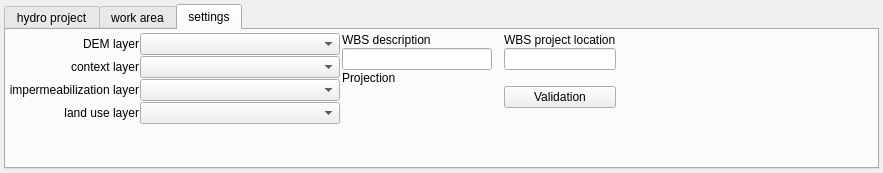
<?xml version="1.0" encoding="UTF-8"?>
<ui version="4.0">
 <class>hwbsDockWidgetBase</class>
 <widget class="QDockWidget" name="hwbsDockWidgetBase">
  <property name="geometry">
   <rect>
    <x>0</x>
    <y>0</y>
    <width>883</width>
    <height>173</height>
   </rect>
  </property>
  <property name="windowTitle">
   <string>hydro wbs</string>
  </property>
  <widget class="QWidget" name="dockWidgetContents">
   <layout class="QVBoxLayout" name="verticalLayout_7">
    <property name="spacing">
     <number>4</number>
    </property>
    <property name="margin">
     <number>4</number>
    </property>
    <item>
     <widget class="QTabWidget" name="tabWidget">
      <property name="currentIndex">
       <number>2</number>
      </property>
      <property name="usesScrollButtons">
       <bool>true</bool>
      </property>
      <property name="documentMode">
       <bool>false</bool>
      </property>
      <property name="movable">
       <bool>false</bool>
      </property>
      <widget class="QWidget" name="tab_wbs">
       <attribute name="title">
        <string>hydro project</string>
       </attribute>
       <layout class="QHBoxLayout" name="horizontalLayout_4">
        <property name="spacing">
         <number>3</number>
        </property>
        <property name="margin">
         <number>3</number>
        </property>
        <item>
         <layout class="QVBoxLayout" name="verticalLayout_6">
          <property name="spacing">
           <number>3</number>
          </property>
          <item>
           <layout class="QHBoxLayout" name="horizontalLayout_2">
            <item>
             <widget class="QPushButton" name="addWorksAreasFromSelectionButton">
              <property name="text">
               <string>add work areas from selection</string>
              </property>
             </widget>
            </item>
            <item>
             <widget class="QPushButton" name="generateReportButton">
              <property name="text">
               <string>generate report</string>
              </property>
             </widget>
            </item>
            <item>
             <spacer name="horizontalSpacer_2">
              <property name="orientation">
               <enum>Qt::Horizontal</enum>
              </property>
              <property name="sizeHint" stdset="0">
               <size>
                <width>40</width>
                <height>20</height>
               </size>
              </property>
             </spacer>
            </item>
           </layout>
          </item>
          <item>
           <widget class="QTableWidget" name="wbsTable"/>
          </item>
         </layout>
        </item>
        <item>
         <layout class="QVBoxLayout" name="verticalLayout_14">
          <item>
           <widget class="QLabel" name="label_13">
            <property name="sizePolicy">
             <sizepolicy hsizetype="Fixed" vsizetype="Fixed">
              <horstretch>0</horstretch>
              <verstretch>0</verstretch>
             </sizepolicy>
            </property>
            <property name="minimumSize">
             <size>
              <width>0</width>
              <height>23</height>
             </size>
            </property>
            <property name="maximumSize">
             <size>
              <width>150</width>
              <height>16777215</height>
             </size>
            </property>
            <property name="text">
             <string>cost indicators</string>
            </property>
           </widget>
          </item>
          <item>
           <widget class="QTableWidget" name="wbsCostsIndicatorsTable">
            <property name="sizePolicy">
             <sizepolicy hsizetype="Fixed" vsizetype="Expanding">
              <horstretch>0</horstretch>
              <verstretch>0</verstretch>
             </sizepolicy>
            </property>
            <property name="maximumSize">
             <size>
              <width>150</width>
              <height>16777215</height>
             </size>
            </property>
            <attribute name="horizontalHeaderVisible">
             <bool>false</bool>
            </attribute>
            <attribute name="verticalHeaderVisible">
             <bool>false</bool>
            </attribute>
            <column>
             <property name="text">
              <string>key</string>
             </property>
            </column>
            <column>
             <property name="text">
              <string>value</string>
             </property>
            </column>
           </widget>
          </item>
         </layout>
        </item>
       </layout>
      </widget>
      <widget class="QWidget" name="tab_work_area">
       <attribute name="title">
        <string>work area</string>
       </attribute>
       <layout class="QVBoxLayout" name="verticalLayout_13">
        <property name="spacing">
         <number>3</number>
        </property>
        <property name="sizeConstraint">
         <enum>QLayout::SetNoConstraint</enum>
        </property>
        <property name="margin">
         <number>3</number>
        </property>
        <item>
         <layout class="QHBoxLayout" name="horizontalLayout_3">
          <property name="spacing">
           <number>2</number>
          </property>
          <property name="sizeConstraint">
           <enum>QLayout::SetNoConstraint</enum>
          </property>
          <item>
           <layout class="QVBoxLayout" name="verticalLayout_8">
            <property name="spacing">
             <number>0</number>
            </property>
            <property name="sizeConstraint">
             <enum>QLayout::SetNoConstraint</enum>
            </property>
            <item>
             <widget class="QLabel" name="label_14">
              <property name="text">
               <string>title</string>
              </property>
             </widget>
            </item>
            <item>
             <widget class="QLineEdit" name="titleEdit">
              <property name="sizePolicy">
               <sizepolicy hsizetype="Fixed" vsizetype="Fixed">
                <horstretch>0</horstretch>
                <verstretch>0</verstretch>
               </sizepolicy>
              </property>
              <property name="minimumSize">
               <size>
                <width>100</width>
                <height>0</height>
               </size>
              </property>
              <property name="maximumSize">
               <size>
                <width>100</width>
                <height>16777215</height>
               </size>
              </property>
             </widget>
            </item>
            <item>
             <widget class="QLabel" name="label_15">
              <property name="text">
               <string>Description</string>
              </property>
             </widget>
            </item>
            <item>
             <widget class="QLineEdit" name="descriptionEdit">
              <property name="sizePolicy">
               <sizepolicy hsizetype="Fixed" vsizetype="Fixed">
                <horstretch>0</horstretch>
                <verstretch>0</verstretch>
               </sizepolicy>
              </property>
              <property name="maximumSize">
               <size>
                <width>100</width>
                <height>16777215</height>
               </size>
              </property>
             </widget>
            </item>
            <item>
             <widget class="QLabel" name="label_8">
              <property name="sizePolicy">
               <sizepolicy hsizetype="Fixed" vsizetype="Preferred">
                <horstretch>0</horstretch>
                <verstretch>0</verstretch>
               </sizepolicy>
              </property>
              <property name="minimumSize">
               <size>
                <width>100</width>
                <height>0</height>
               </size>
              </property>
              <property name="text">
               <string>target elevation</string>
              </property>
             </widget>
            </item>
            <item>
             <widget class="QLineEdit" name="targetElevationEdit">
              <property name="sizePolicy">
               <sizepolicy hsizetype="Fixed" vsizetype="Fixed">
                <horstretch>0</horstretch>
                <verstretch>0</verstretch>
               </sizepolicy>
              </property>
              <property name="minimumSize">
               <size>
                <width>80</width>
                <height>0</height>
               </size>
              </property>
              <property name="maximumSize">
               <size>
                <width>100</width>
                <height>16777215</height>
               </size>
              </property>
             </widget>
            </item>
            <item>
             <spacer name="verticalSpacer_5">
              <property name="orientation">
               <enum>Qt::Vertical</enum>
              </property>
              <property name="sizeHint" stdset="0">
               <size>
                <width>20</width>
                <height>40</height>
               </size>
              </property>
             </spacer>
            </item>
           </layout>
          </item>
          <item>
           <layout class="QVBoxLayout" name="verticalLayout_9">
            <property name="spacing">
             <number>0</number>
            </property>
            <property name="sizeConstraint">
             <enum>QLayout::SetNoConstraint</enum>
            </property>
            <property name="leftMargin">
             <number>0</number>
            </property>
            <item>
             <widget class="QPushButton" name="zoomToButton">
              <property name="sizePolicy">
               <sizepolicy hsizetype="Fixed" vsizetype="Fixed">
                <horstretch>0</horstretch>
                <verstretch>0</verstretch>
               </sizepolicy>
              </property>
              <property name="maximumSize">
               <size>
                <width>100</width>
                <height>16777215</height>
               </size>
              </property>
              <property name="text">
               <string>zoom to</string>
              </property>
             </widget>
            </item>
            <item>
             <widget class="QPushButton" name="calculateVolumeButton">
              <property name="text">
               <string>calculate volume</string>
              </property>
             </widget>
            </item>
            <item>
             <widget class="QPushButton" name="workAreaReportButtonButton">
              <property name="maximumSize">
               <size>
                <width>100</width>
                <height>16777215</height>
               </size>
              </property>
              <property name="text">
               <string>work area report</string>
              </property>
             </widget>
            </item>
            <item>
             <spacer name="verticalSpacer_3">
              <property name="orientation">
               <enum>Qt::Vertical</enum>
              </property>
              <property name="sizeHint" stdset="0">
               <size>
                <width>20</width>
                <height>40</height>
               </size>
              </property>
             </spacer>
            </item>
            <item>
             <widget class="QPushButton" name="removeWorkAreaButton">
              <property name="text">
               <string>remove work area</string>
              </property>
             </widget>
            </item>
           </layout>
          </item>
          <item>
           <layout class="QVBoxLayout" name="verticalLayout_10">
            <property name="spacing">
             <number>0</number>
            </property>
            <property name="sizeConstraint">
             <enum>QLayout::SetNoConstraint</enum>
            </property>
            <item>
             <widget class="QLabel" name="label_9">
              <property name="text">
               <string>dimensional indicators</string>
              </property>
             </widget>
            </item>
            <item>
             <widget class="QTableWidget" name="dimensionalIndicatorsTable">
              <property name="sizePolicy">
               <sizepolicy hsizetype="Fixed" vsizetype="Expanding">
                <horstretch>0</horstretch>
                <verstretch>0</verstretch>
               </sizepolicy>
              </property>
              <property name="minimumSize">
               <size>
                <width>0</width>
                <height>40</height>
               </size>
              </property>
              <property name="maximumSize">
               <size>
                <width>150</width>
                <height>16777215</height>
               </size>
              </property>
              <attribute name="horizontalHeaderVisible">
               <bool>false</bool>
              </attribute>
              <attribute name="verticalHeaderVisible">
               <bool>false</bool>
              </attribute>
              <column>
               <property name="text">
                <string>key</string>
               </property>
              </column>
              <column>
               <property name="text">
                <string>value</string>
               </property>
              </column>
             </widget>
            </item>
            <item>
             <widget class="QLabel" name="label_10">
              <property name="sizePolicy">
               <sizepolicy hsizetype="Fixed" vsizetype="Preferred">
                <horstretch>0</horstretch>
                <verstretch>0</verstretch>
               </sizepolicy>
              </property>
              <property name="maximumSize">
               <size>
                <width>150</width>
                <height>16777215</height>
               </size>
              </property>
              <property name="text">
               <string>environmental indicators</string>
              </property>
             </widget>
            </item>
            <item>
             <widget class="QTableWidget" name="environmentalIndicatorsTable">
              <property name="sizePolicy">
               <sizepolicy hsizetype="Fixed" vsizetype="Expanding">
                <horstretch>0</horstretch>
                <verstretch>0</verstretch>
               </sizepolicy>
              </property>
              <property name="minimumSize">
               <size>
                <width>0</width>
                <height>40</height>
               </size>
              </property>
              <property name="maximumSize">
               <size>
                <width>150</width>
                <height>16777215</height>
               </size>
              </property>
              <attribute name="horizontalHeaderVisible">
               <bool>false</bool>
              </attribute>
              <attribute name="verticalHeaderVisible">
               <bool>false</bool>
              </attribute>
              <column>
               <property name="text">
                <string>key</string>
               </property>
              </column>
              <column>
               <property name="text">
                <string>value</string>
               </property>
              </column>
             </widget>
            </item>
            <item>
             <spacer name="verticalSpacer_6">
              <property name="orientation">
               <enum>Qt::Vertical</enum>
              </property>
              <property name="sizeHint" stdset="0">
               <size>
                <width>20</width>
                <height>40</height>
               </size>
              </property>
             </spacer>
            </item>
           </layout>
          </item>
          <item>
           <layout class="QVBoxLayout" name="verticalLayout_11">
            <property name="spacing">
             <number>0</number>
            </property>
            <property name="sizeConstraint">
             <enum>QLayout::SetNoConstraint</enum>
            </property>
            <item>
             <widget class="QLabel" name="label_11">
              <property name="sizePolicy">
               <sizepolicy hsizetype="Fixed" vsizetype="Preferred">
                <horstretch>0</horstretch>
                <verstretch>0</verstretch>
               </sizepolicy>
              </property>
              <property name="maximumSize">
               <size>
                <width>150</width>
                <height>16777215</height>
               </size>
              </property>
              <property name="text">
               <string>bound works</string>
              </property>
             </widget>
            </item>
            <item>
             <widget class="QTableWidget" name="boundWorksTable">
              <property name="sizePolicy">
               <sizepolicy hsizetype="Expanding" vsizetype="Expanding">
                <horstretch>0</horstretch>
                <verstretch>0</verstretch>
               </sizepolicy>
              </property>
              <property name="maximumSize">
               <size>
                <width>16777215</width>
                <height>16777215</height>
               </size>
              </property>
              <attribute name="horizontalHeaderVisible">
               <bool>false</bool>
              </attribute>
             </widget>
            </item>
           </layout>
          </item>
          <item>
           <layout class="QVBoxLayout" name="verticalLayout_12">
            <property name="spacing">
             <number>0</number>
            </property>
            <property name="sizeConstraint">
             <enum>QLayout::SetNoConstraint</enum>
            </property>
            <item>
             <widget class="QLabel" name="label_12">
              <property name="sizePolicy">
               <sizepolicy hsizetype="Fixed" vsizetype="Preferred">
                <horstretch>0</horstretch>
                <verstretch>0</verstretch>
               </sizepolicy>
              </property>
              <property name="maximumSize">
               <size>
                <width>150</width>
                <height>16777215</height>
               </size>
              </property>
              <property name="text">
               <string>cost indicators</string>
              </property>
             </widget>
            </item>
            <item>
             <widget class="QTableWidget" name="costIndicatorsTable">
              <property name="sizePolicy">
               <sizepolicy hsizetype="Fixed" vsizetype="Expanding">
                <horstretch>0</horstretch>
                <verstretch>0</verstretch>
               </sizepolicy>
              </property>
              <property name="maximumSize">
               <size>
                <width>150</width>
                <height>16777215</height>
               </size>
              </property>
              <attribute name="horizontalHeaderVisible">
               <bool>false</bool>
              </attribute>
              <attribute name="verticalHeaderVisible">
               <bool>false</bool>
              </attribute>
              <column>
               <property name="text">
                <string>key</string>
               </property>
              </column>
              <column>
               <property name="text">
                <string>value</string>
               </property>
              </column>
             </widget>
            </item>
           </layout>
          </item>
         </layout>
        </item>
       </layout>
      </widget>
      <widget class="QWidget" name="tab_settings">
       <attribute name="title">
        <string>settings</string>
       </attribute>
       <layout class="QVBoxLayout" name="verticalLayout_3">
        <property name="spacing">
         <number>0</number>
        </property>
        <property name="margin">
         <number>3</number>
        </property>
        <item>
         <layout class="QHBoxLayout" name="horizontalLayout_8">
          <property name="spacing">
           <number>2</number>
          </property>
          <item>
           <layout class="QVBoxLayout" name="verticalLayout_2">
            <property name="spacing">
             <number>1</number>
            </property>
            <property name="bottomMargin">
             <number>0</number>
            </property>
            <item>
             <layout class="QHBoxLayout" name="horizontalLayout">
              <item>
               <widget class="QLabel" name="label_2">
                <property name="sizePolicy">
                 <sizepolicy hsizetype="Preferred" vsizetype="Preferred">
                  <horstretch>0</horstretch>
                  <verstretch>0</verstretch>
                 </sizepolicy>
                </property>
                <property name="minimumSize">
                 <size>
                  <width>0</width>
                  <height>0</height>
                 </size>
                </property>
                <property name="text">
                 <string>DEM layer</string>
                </property>
                <property name="alignment">
                 <set>Qt::AlignRight|Qt::AlignTrailing|Qt::AlignVCenter</set>
                </property>
               </widget>
              </item>
              <item>
               <widget class="QgsMapLayerComboBox" name="DEMLayerBox">
                <property name="sizePolicy">
                 <sizepolicy hsizetype="Fixed" vsizetype="Fixed">
                  <horstretch>0</horstretch>
                  <verstretch>0</verstretch>
                 </sizepolicy>
                </property>
                <property name="minimumSize">
                 <size>
                  <width>200</width>
                  <height>0</height>
                 </size>
                </property>
                <property name="filters">
                 <set>QgsMapLayerProxyModel::RasterLayer</set>
                </property>
               </widget>
              </item>
             </layout>
            </item>
            <item>
             <layout class="QHBoxLayout" name="horizontalLayout_5">
              <item>
               <widget class="QLabel" name="label_3">
                <property name="sizePolicy">
                 <sizepolicy hsizetype="Preferred" vsizetype="Preferred">
                  <horstretch>0</horstretch>
                  <verstretch>0</verstretch>
                 </sizepolicy>
                </property>
                <property name="text">
                 <string>context layer</string>
                </property>
                <property name="alignment">
                 <set>Qt::AlignRight|Qt::AlignTrailing|Qt::AlignVCenter</set>
                </property>
               </widget>
              </item>
              <item>
               <widget class="QgsMapLayerComboBox" name="contextLayerBox">
                <property name="sizePolicy">
                 <sizepolicy hsizetype="Fixed" vsizetype="Fixed">
                  <horstretch>0</horstretch>
                  <verstretch>0</verstretch>
                 </sizepolicy>
                </property>
                <property name="minimumSize">
                 <size>
                  <width>200</width>
                  <height>0</height>
                 </size>
                </property>
                <property name="filters">
                 <set>QgsMapLayerProxyModel::PolygonLayer</set>
                </property>
               </widget>
              </item>
             </layout>
            </item>
            <item>
             <layout class="QHBoxLayout" name="horizontalLayout_6">
              <item>
               <widget class="QLabel" name="label_6">
                <property name="sizePolicy">
                 <sizepolicy hsizetype="Preferred" vsizetype="Preferred">
                  <horstretch>0</horstretch>
                  <verstretch>0</verstretch>
                 </sizepolicy>
                </property>
                <property name="minimumSize">
                 <size>
                  <width>0</width>
                  <height>0</height>
                 </size>
                </property>
                <property name="text">
                 <string>impermeabilization layer</string>
                </property>
                <property name="alignment">
                 <set>Qt::AlignRight|Qt::AlignTrailing|Qt::AlignVCenter</set>
                </property>
               </widget>
              </item>
              <item>
               <widget class="QgsMapLayerComboBox" name="impermeabilizationLayerBox">
                <property name="sizePolicy">
                 <sizepolicy hsizetype="Fixed" vsizetype="Fixed">
                  <horstretch>0</horstretch>
                  <verstretch>0</verstretch>
                 </sizepolicy>
                </property>
                <property name="minimumSize">
                 <size>
                  <width>200</width>
                  <height>0</height>
                 </size>
                </property>
                <property name="filters">
                 <set>QgsMapLayerProxyModel::PolygonLayer</set>
                </property>
               </widget>
              </item>
             </layout>
            </item>
            <item>
             <layout class="QHBoxLayout" name="horizontalLayout_7">
              <item>
               <widget class="QLabel" name="label_5">
                <property name="sizePolicy">
                 <sizepolicy hsizetype="Preferred" vsizetype="Preferred">
                  <horstretch>0</horstretch>
                  <verstretch>0</verstretch>
                 </sizepolicy>
                </property>
                <property name="text">
                 <string>land use layer</string>
                </property>
                <property name="alignment">
                 <set>Qt::AlignRight|Qt::AlignTrailing|Qt::AlignVCenter</set>
                </property>
               </widget>
              </item>
              <item>
               <widget class="QgsMapLayerComboBox" name="landuseLayerBox">
                <property name="sizePolicy">
                 <sizepolicy hsizetype="Fixed" vsizetype="Fixed">
                  <horstretch>0</horstretch>
                  <verstretch>0</verstretch>
                 </sizepolicy>
                </property>
                <property name="minimumSize">
                 <size>
                  <width>200</width>
                  <height>0</height>
                 </size>
                </property>
                <property name="filters">
                 <set>QgsMapLayerProxyModel::PolygonLayer</set>
                </property>
               </widget>
              </item>
             </layout>
            </item>
            <item>
             <spacer name="verticalSpacer_2">
              <property name="orientation">
               <enum>Qt::Vertical</enum>
              </property>
              <property name="sizeHint" stdset="0">
               <size>
                <width>20</width>
                <height>40</height>
               </size>
              </property>
             </spacer>
            </item>
           </layout>
          </item>
          <item>
           <layout class="QVBoxLayout" name="verticalLayout">
            <property name="spacing">
             <number>1</number>
            </property>
            <item>
             <widget class="QLabel" name="label">
              <property name="sizePolicy">
               <sizepolicy hsizetype="Fixed" vsizetype="Preferred">
                <horstretch>0</horstretch>
                <verstretch>0</verstretch>
               </sizepolicy>
              </property>
              <property name="minimumSize">
               <size>
                <width>150</width>
                <height>0</height>
               </size>
              </property>
              <property name="maximumSize">
               <size>
                <width>150</width>
                <height>16777215</height>
               </size>
              </property>
              <property name="text">
               <string>WBS description</string>
              </property>
             </widget>
            </item>
            <item>
             <widget class="QLineEdit" name="wbsDescriptionEdit">
              <property name="sizePolicy">
               <sizepolicy hsizetype="Fixed" vsizetype="Fixed">
                <horstretch>0</horstretch>
                <verstretch>0</verstretch>
               </sizepolicy>
              </property>
              <property name="minimumSize">
               <size>
                <width>150</width>
                <height>0</height>
               </size>
              </property>
              <property name="maximumSize">
               <size>
                <width>150</width>
                <height>16777215</height>
               </size>
              </property>
             </widget>
            </item>
            <item>
             <widget class="QLabel" name="label_4">
              <property name="sizePolicy">
               <sizepolicy hsizetype="Fixed" vsizetype="Preferred">
                <horstretch>0</horstretch>
                <verstretch>0</verstretch>
               </sizepolicy>
              </property>
              <property name="minimumSize">
               <size>
                <width>150</width>
                <height>0</height>
               </size>
              </property>
              <property name="maximumSize">
               <size>
                <width>150</width>
                <height>16777215</height>
               </size>
              </property>
              <property name="text">
               <string>Projection</string>
              </property>
             </widget>
            </item>
            <item>
             <widget class="QgsProjectionSelectionWidget" name="projectionBox">
              <property name="sizePolicy">
               <sizepolicy hsizetype="Fixed" vsizetype="Preferred">
                <horstretch>0</horstretch>
                <verstretch>0</verstretch>
               </sizepolicy>
              </property>
              <property name="minimumSize">
               <size>
                <width>150</width>
                <height>0</height>
               </size>
              </property>
              <property name="maximumSize">
               <size>
                <width>150</width>
                <height>16777215</height>
               </size>
              </property>
             </widget>
            </item>
            <item>
             <spacer name="verticalSpacer">
              <property name="orientation">
               <enum>Qt::Vertical</enum>
              </property>
              <property name="sizeHint" stdset="0">
               <size>
                <width>20</width>
                <height>40</height>
               </size>
              </property>
             </spacer>
            </item>
           </layout>
          </item>
          <item>
           <spacer name="horizontalSpacer">
            <property name="orientation">
             <enum>Qt::Horizontal</enum>
            </property>
            <property name="sizeType">
             <enum>QSizePolicy::MinimumExpanding</enum>
            </property>
            <property name="sizeHint" stdset="0">
             <size>
              <width>10</width>
              <height>20</height>
             </size>
            </property>
           </spacer>
          </item>
          <item>
           <layout class="QVBoxLayout" name="verticalLayout_4">
            <property name="spacing">
             <number>1</number>
            </property>
            <item>
             <widget class="QLabel" name="label_7">
              <property name="sizePolicy">
               <sizepolicy hsizetype="Preferred" vsizetype="Preferred">
                <horstretch>0</horstretch>
                <verstretch>0</verstretch>
               </sizepolicy>
              </property>
              <property name="minimumSize">
               <size>
                <width>0</width>
                <height>0</height>
               </size>
              </property>
              <property name="text">
               <string>WBS project location</string>
              </property>
             </widget>
            </item>
            <item>
             <widget class="QLineEdit" name="wbsLocationEdit">
              <property name="sizePolicy">
               <sizepolicy hsizetype="Preferred" vsizetype="Fixed">
                <horstretch>0</horstretch>
                <verstretch>0</verstretch>
               </sizepolicy>
              </property>
             </widget>
            </item>
            <item>
             <widget class="QLabel" name="label_16">
              <property name="text">
               <string/>
              </property>
             </widget>
            </item>
            <item>
             <widget class="QPushButton" name="validationButton">
              <property name="text">
               <string>Validation</string>
              </property>
             </widget>
            </item>
            <item>
             <spacer name="verticalSpacer_8">
              <property name="orientation">
               <enum>Qt::Vertical</enum>
              </property>
              <property name="sizeHint" stdset="0">
               <size>
                <width>20</width>
                <height>40</height>
               </size>
              </property>
             </spacer>
            </item>
           </layout>
          </item>
          <item>
           <spacer name="horizontalSpacer_6">
            <property name="orientation">
             <enum>Qt::Horizontal</enum>
            </property>
            <property name="sizeType">
             <enum>QSizePolicy::Maximum</enum>
            </property>
            <property name="sizeHint" stdset="0">
             <size>
              <width>800</width>
              <height>20</height>
             </size>
            </property>
           </spacer>
          </item>
         </layout>
        </item>
       </layout>
      </widget>
     </widget>
    </item>
   </layout>
  </widget>
 </widget>
 <customwidgets>
  <customwidget>
   <class>QgsMapLayerComboBox</class>
   <extends>QComboBox</extends>
   <header>qgsmaplayercombobox.h</header>
  </customwidget>
  <customwidget>
   <class>QgsProjectionSelectionWidget</class>
   <extends>QWidget</extends>
   <header>qgsprojectionselectionwidget.h</header>
  </customwidget>
 </customwidgets>
 <resources/>
 <connections/>
</ui>
